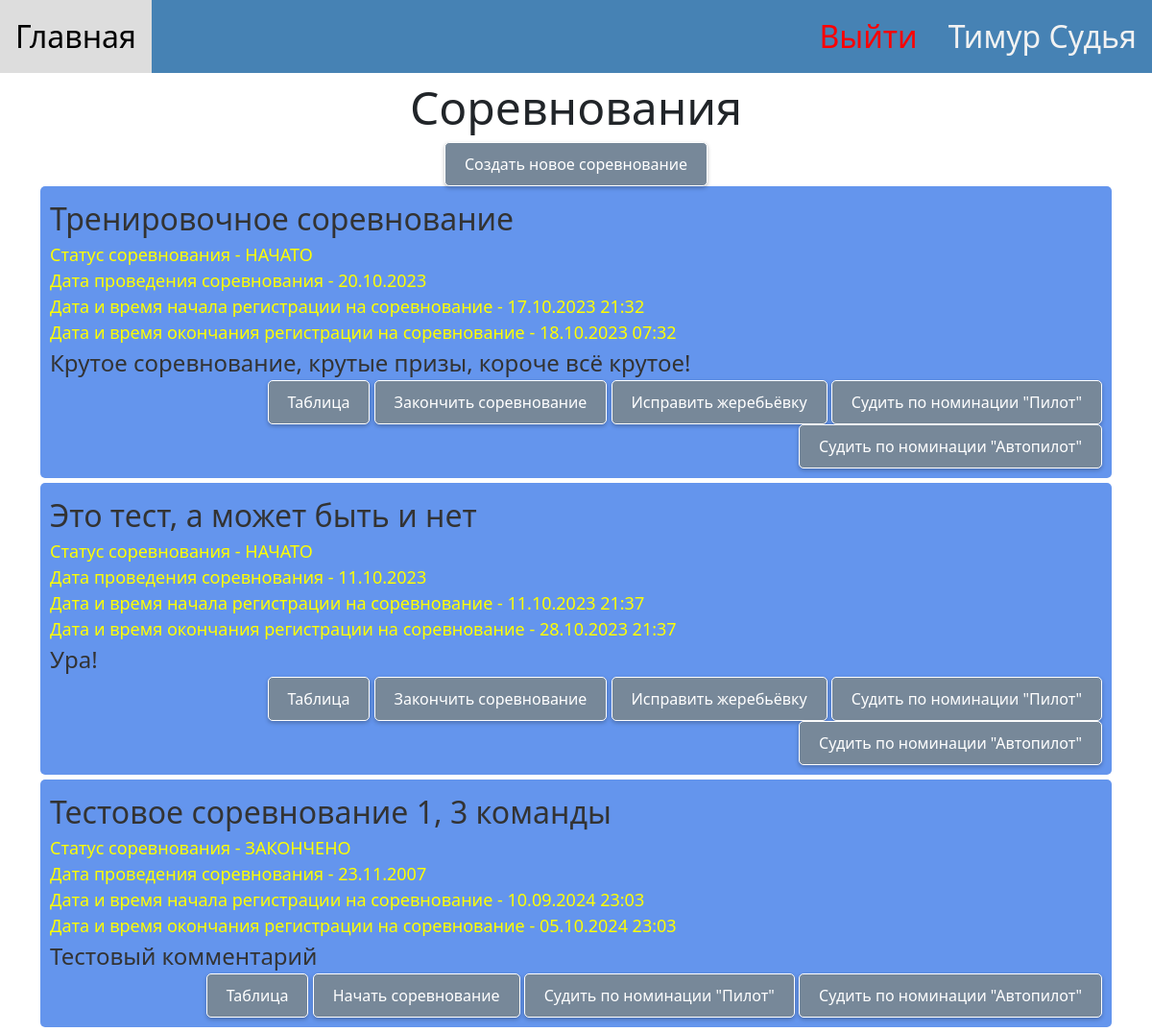
The page / (signed in) on the database its author committed.
### for_work_with_database/class_db_user.py (models this page shows, shortened)
class User(SqlAlchemyBase, UserMixin):
    __tablename__ = 'users'
    id = Column(Integer, primary_key=True, autoincrement=True)
    email = Column(String, unique=True)
    password = Column(String)
    name = Column(String)
    last_name = Column(String)
    role_id = Column(Integer, ForeignKey('roles.id'))

### for_work_with_database/class_db_competition.py (models this page shows)
class Competition(SqlAlchemyBase):
    __tablename__ = "competition"
    id = Column(Integer, primary_key=True, autoincrement=True)
    date = Column(Text)
    commentary = Column(Text)
    date_of_ending_registration_members = Column(Text)
    started = Column(Text)
    date_of_starting_registration_members = Column(Text)
    header_for_competition = Column(Text)

### main.py (the view)
@app.route("/")
@limiter.limit(REQUESTS_TIME)
def main_page():
    page = request.args.get("page", type=int, default=1)
    sess = db_session.create_session()
    competitions = sorted(sess.query(Competition).all(), key=lambda x: x.date, reverse=True)
    now_datetime = datetime.datetime.now()
    return render_template("main_page.html", competitions=competitions, strptime=datetime.datetime.strptime,
                           now_datetime=now_datetime)

### for_work_with_database/db_session.py (called while the page is built)
def create_session() -> Session:
    global __factory
    return __factory()

### main.py (called while the page is built)
@login_manager.user_loader
def load_user(user_id):
    db_sess = db_session.create_session()
    return db_sess.query(User).get(user_id)

### templates/main_page.html (shortened to what this page needs)
{% extends "base.html" %}
{% block content %}
<head>
</head>
<body>
<div align="center">
    <font size="45%">Соревнования</font><br>
</div>
{% if current_user.is_authenticated %}
    <div align="center">
        <a href="/create_new_competition">
            <button class="green_button">Создать новое соревнование</button>
        </a>
    </div>
{% endif %}
<div align="center">
    <ul class="competitions">
        {% for competition in competitions%}
        <li>
            <div align="left">
                <font size="6%">{{competition.header_for_competition}}</font><br>
                {% if competition.started == "not_started"%}
                    <font color="yellow" size="4%">Статус соревнования - НЕ НАЧАТО</font>
                {% elif competition.started == "started" %}
                    <font color="yellow" size="4%">Статус соревнования - НАЧАТО</font>
                {% else %}
                    <font color="yellow" size="4%">Статус соревнования - ЗАКОНЧЕНО</font>
                {% endif %}
                <br>
                <font color="yellow" size="4%">Дата проведения соревнования - {{".".join(competition.date.split("-")[::-1])}}</font>
                <br>
                <font color="yellow" size="4%">Дата и время начала регистрации на соревнование - {{".".join(competition.date_of_starting_registration_members.split("T")[0].split("-")[::-1]) + " " + competition.date_of_starting_registration_members.split("T")[1]}}</font>
                <br>
                <font color="yellow" size="4%">Дата и время окончания регистрации на соревнование - {{".".join(competition.date_of_ending_registration_members.split("T")[0].split("-")[::-1]) + " " + competition.date_of_ending_registration_members.split("T")[1]}}</font>
                <br>
                <font size="5%">{{competition.commentary}}</font>
            </div>
            <div align="right">
                <a href="/table/pilot/{{competition.id}}">
                    <button class="green_button">Таблица</button>
                </a>
                {% if not current_user.is_authenticated and strptime(competition.date_of_ending_registration_members, "%Y-%m-%dT%H:%M") > now_datetime and strptime(competition.date_of_starting_registration_members, "%Y-%m-%dT%H:%M") < now_datetime %}
                    <a href="/reg_team/{{competition.id}}">
                        <button class="green_button">Зарегистрировать команду</button>
                    </a>
                {% elif current_user.role_id == 2 %}
                    {% if competition.started == "started"%}
                        <a href="/to_end_this_competition/ended/{{ competition.id }}">
                            <button class="green_button">Закончить соревнование</button>
                        </a>
                        <a href="/redact_random_queue/{{ competition.id }}/pilot">
                            <button class="green_button">Исправить жеребьёвку</button>
                        </a>
                    {% elif competition.started == "not_started" or competition.started == "ended" %}
                        <a href="/to_end_this_competition/started/{{ competition.id }}">
                            <button class="green_button">Начать соревнование</button>
                        </a>
                    {% endif %}
                    <a href="/information_about_competition/{{competition.id}}/pilot/1">
                        <button class="green_button">Судить по номинации "Пилот"</button>
                    </a>
                    <a href="/information_about_competition/{{competition.id}}/autopilot/1">
                        <button class="green_button">Судить по номинации "Автопилот"</button>
                    </a>
                {% endif %}
            </div>
        </li>
        {% endfor %}
    </ul>
</div>
</body>
{% endblock %}

### templates/base.html (shortened to what this page needs)
<!DOCTYPE html>
<html lang="en">
<head>
    <link href="https://cdn.jsdelivr.net/npm/bootstrap@5.0.2/dist/css/bootstrap.min.css" rel="stylesheet"
>
    <link rel="stylesheet" href="{{ url_for('static',filename='styles/style.css') }}">
    <div class="topnav">
        <a class="active" href="/">Главная</a>
        {% if not current_user.is_authenticated%}
            <a href="/login_user" style="float: right">Войти</a>
        {% else %}
            <a href="/" style="float: right">
                {{current_user.name}} {{current_user.last_name}}
            </a>
            <a href="/logout" style="float: right"><font color="red">Выйти</font></a>
        {% endif %}
    </div>
</head>
<main role="main" class="container">
    {% block content %}{% endblock %}
</main>
</html>

### static/styles/style.css (style rules this page uses)
.topnav { background-color: #4682B4; overflow: hidden; }
.topnav a { float: left; color: #f2f2f2; text-align: center; padding: 14px 16px; text-decoration: none; font-size: 200%; }
.topnav a.active { background-color: #778899; color: white; }
ul.competitions { list-style-type: none; padding: 0; margin: 0; }
ul.competitions li { padding: 10px; margin-bottom: 5px; background-color: #6495ED; border-radius: 5px; color: #333; }
a { text-decoration: none; }
button.green_button { background-color: #778899; color: white; border: none; padding: 10px 20px; border-radius: 5px; box-shadow: 0px 2px 4px rgba(0, 0, 0, 0.25); font-size: 16px; border: 1px solid white; }

### rows shown on the page
User: name "Тимур", last_name "Судья"
Competition: header_for_competition "Тренировочное соревнование", started "Статус соревнования - НАЧАТО", date "20.10.2023", date_of_starting_registration_members "17.10.2023 21:32", date_of_ending_registration_members "18.10.2023 07:32", commentary "Крутое соревнование, крутые призы, короче всё крутое!"
Competition: header_for_competition "Это тест, а может быть и нет", started "Статус соревнования - НАЧАТО", date "11.10.2023", date_of_starting_registration_members "11.10.2023 21:37", date_of_ending_registration_members "28.10.2023 21:37", commentary "Ура!"
Competition: header_for_competition "Тестовое соревнование 1, 3 команды", started "Статус соревнования - ЗАКОНЧЕНО", date "23.11.2007", date_of_starting_registration_members "10.09.2024 23:03", date_of_ending_registration_members "05.10.2024 23:03", commentary "Тестовый комментарий"
